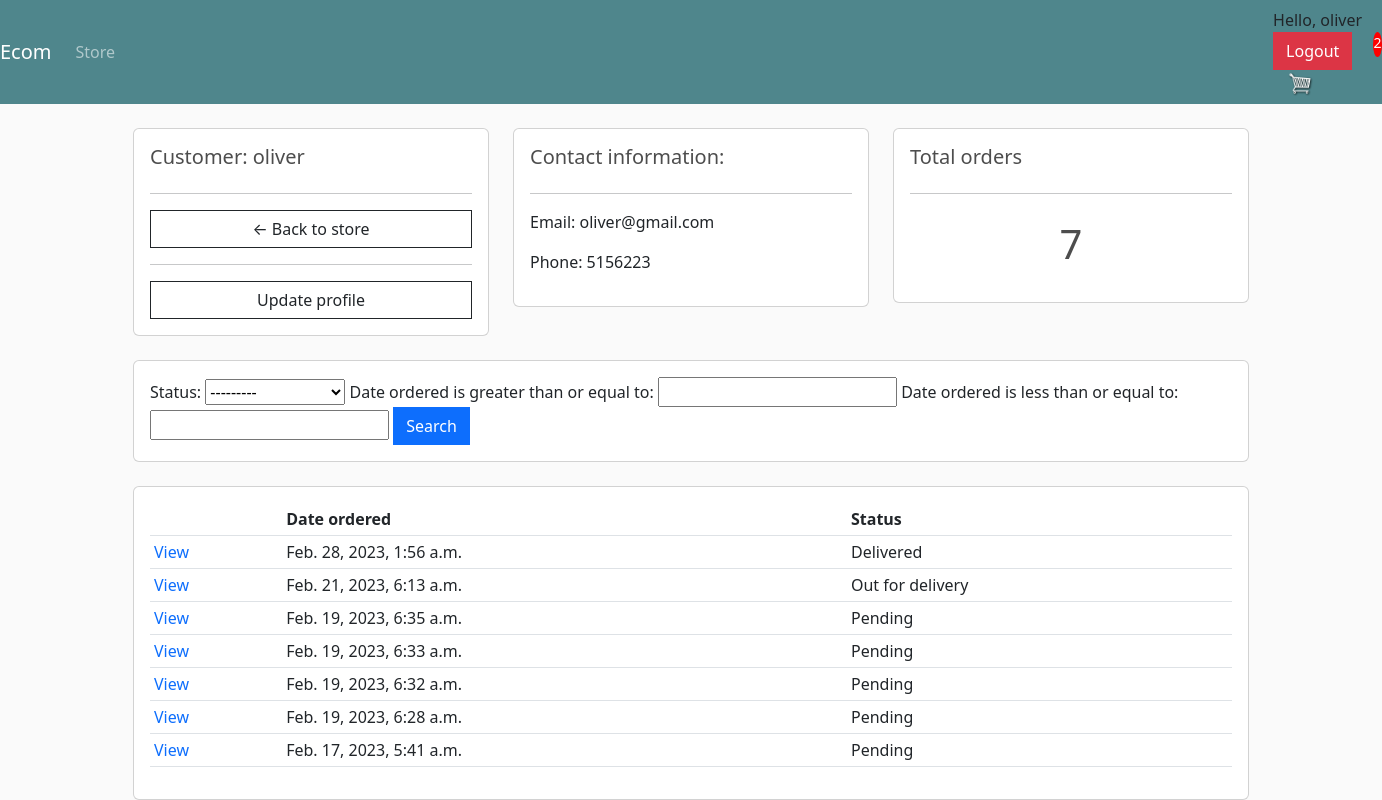
Screenshot of /customer_details/1 (signed in) with the database file from the repository.
### store/models.py (models this page shows, shortened)
class Customer(models.Model):
	user = models.OneToOneField(User, null=True, blank=True, on_delete=models.CASCADE)
	name = models.CharField(max_length=200, null=True)
	email = models.CharField(max_length=200)
	phone = models.CharField(max_length=200, null=True)

class Order(models.Model):
	STATUS = (
	('Pending', 'Pending'),
	('Out for delivery', 'Out for delivery'),
	('Delivered', 'Delivered'),
	)
	customer = models.ForeignKey(Customer, on_delete=models.SET_NULL, null=True, blank=True)
	date_ordered = models.DateTimeField(auto_now_add=True)
	complete = models.BooleanField(default=False)
	transaction_id = models.CharField(max_length=200, null=True)
	status = models.CharField(max_length=200, null=True, choices=STATUS, default='Pending')
	@property
	def get_cart_items(self):
		orderitems = self.orderitem_set.all()
		total = sum([item.quantity for item in orderitems])
		return total

### store/views.py (the view)
# urls.py: path('customer_details/<str:pk>', views.customer, name = 'customer'),
@login_required(login_url='login')
def customer(request, pk):
	data = cartData(request)
	cartItems = data['cartItems']
	customer = Customer.objects.get(id=pk)
	orders = customer.order_set.filter(complete=True).order_by('-date_ordered')
	order_count = orders.count()
	myFilter = OrderFilter(request.GET, queryset=orders)
	orders = myFilter.qs
	context = {'customer': customer, 'orders': orders, 'order_count': order_count,
	 'myFilter': myFilter, 'cartItems': cartItems}
	return render(request, 'store-manage/customer.html', context)

### store/utils.py (called while the page is built)
def cartData(request):
	if request.user.is_authenticated:
		customer = request.user.customer
		order, created = Order.objects.get_or_create(customer=customer, complete=False)
		items = order.orderitem_set.all()
		cartItems = order.get_cart_items
	else:
		cookieData = cookieCart(request)
		cartItems = cookieData['cartItems']
		order = cookieData['order']
		items = cookieData['items']
	return {'items': items, 'order': order, 'cartItems': cartItems}

### store/templates/store-manage/customer.html
{% extends 'store/main.html' %}
{% load static %}
{% block content %}
<br>
<div class="row">
	<div class="col-md">
		<div class="card card-body">
			<h5>Customer: {{customer.user}}</h5>
			<hr>
			<a href="{% url 'store'%}" class="btn btn-outline-dark">&#x2190; Back to store</a>
			<hr>
			<a href="{% url 'customer-update' %}" class="btn btn-outline-dark"> Update profile</a>
		</div>
	</div>
	<div class="col-md">
		<div class="card card-body">
			<h5>Contact information:</h5>
			<hr>
			<p>Email: {{customer.email}}</p>
			<p>Phone: {{customer.phone}}</p>
		</div>
	</div>
	<div class="col-md">
		<div class="card card-body">
			<h5>Total orders</h5>
			<hr>
			<h1 style="text-align:center;padding: 10px">{{order_count}}</h1>
		</div>
	</div>
</div>
<br>
<div class="row">
	<div class="col">
		<div class="card card-body">
			<form method="get">
				{{myFilter.form}}
				<button class="btn btn-primary" type="submit">Search</button>
			</form>
		</div>
	</div>
</div>
<br>
<div class="row">
	<div class="col-md">
		<div class="card card-body">
			<table class="table table-sm">
				<tr>
					<th></th>
					<th>Date ordered</th>
					<th>Status</th>
				</tr>
				{% for order in orders%}
				<tr>
					<td><a class="text-decoration-none" href="{% url 'order' order.id %}">View</a></td>
					<td>{{order.date_ordered}}</td>
					<td>{{order.status}}</td>
				</tr>
				{% endfor %}
			</table>
		</div>
	</div>
</div>
{% endblock %}

### store/templates/store/navbar.html (shortened to what this page needs)
{% load static %}
<nav class="navbar navbar-expand-lg navbar-dark bg-dark">
  <a class="navbar-brand" href="{% url 'store' %}">Ecom</a>
  <div class="collapse navbar-collapse" id="navbarSupportedContent">
    <ul class="navbar-nav mr-auto">
      <li class="nav-item active">
        <a class="nav-link" href="{% url 'store' %}">Store </a>
      </li>
    </ul>
    <div class="cart-login">
      {% if request.user.is_authenticated %}
      <a href="{% url 'customer' request.user.customer.id %}" class="text-dark text-decoration-none">
        <span class="hello-msg">Hello, {{request.user}} </span></a>
      <a href="{% url 'logout' %}" class="btn btn-danger">Logout</a>
      {% else %}
      <a href="{% url 'login' %}" class="btn btn-warning">Login</a>
      {% endif %}
      <a href="{% url 'cart' %}">
        <img id="cart-icon" src="{% static 'images/cart.png'%}" alt="">
      </a>
    </div>
    <p id="cart-total">{{cartItems}}</p>
  </div>
</nav>

### static/css/main.css (style rules this page uses)
body { background-color: hsl(0, 0%, 98%); }
.cart-login { margin-left:1150px; }
h1,h2,h3,h4,h5,h6 { color:hsl(0, 0%, 30%); }
.bg-dark { background-color: #4f868c!important; }
#cart-icon { width:25px; display: inline-block; margin-left: 15px; }
#cart-total { display: block; text-align: center; color:#fff; background-color: red; width: 20px; height: 25px; border-radius: 50%; font-size: 14px; }
.btn { border-radius: 0; }

### rows the page displays
Customer: user "oliver", email "oliver@gmail.com", phone "5156223"
Order: date_ordered "Feb. 28, 2023, 1:56 a.m.", status "Delivered"
Order: date_ordered "Feb. 21, 2023, 6:13 a.m.", status "Out for delivery"
Order: date_ordered "Feb. 19, 2023, 6:35 a.m.", status "Pending"
Order: date_ordered "Feb. 19, 2023, 6:33 a.m.", status "Pending"
Order: date_ordered "Feb. 19, 2023, 6:32 a.m.", status "Pending"
Order: date_ordered "Feb. 19, 2023, 6:28 a.m.", status "Pending"
Order: date_ordered "Feb. 17, 2023, 5:41 a.m.", status "Pending"

### other values shown
{{ request.user }} "oliver"
{{ cartItems }} "2"
{{ order_count }} "7"
